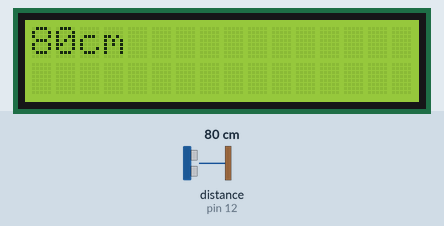
A sketch run on a simulated Arduino Uno, built with avr-gcc and run on an emulated ATmega328P. Shown: 16×2 character LCD. The test bench sets the inputs (shaded band); at power-on: distance to the obstacle (sensor on pin 12) 80 cm. The echo pulse lasts 58.3 µs per cm.

Above: at 2.2 s.
2.3 s: distance to the obstacle (sensor on pin 12) set to 2 cm
At 3.7 s:
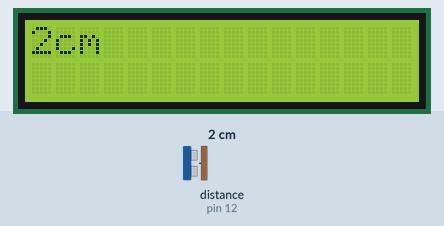
4.6 s: distance to the obstacle (sensor on pin 12) set to 4 cm
At 6.4 s:
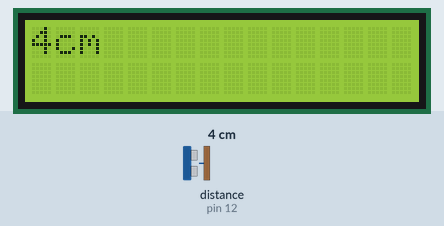
6.7 s: distance to the obstacle (sensor on pin 12) set to 9 cm
At 7.9 s:
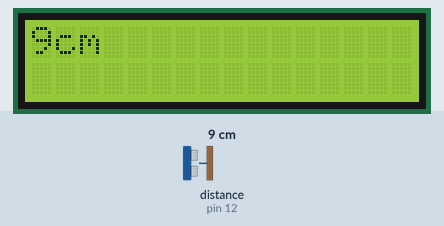
Timing chart, 0 to 9.7 s (numbered marks = the images above; inputs shaded):
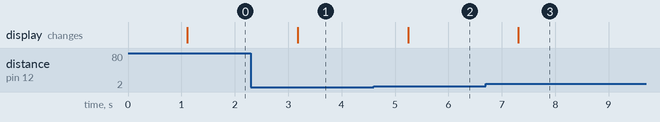

The sketch:

telemeter.ino
```cpp
// vanderlvoff
// 2020.11.22
#include "SR04.h"
#include <LiquidCrystal_I2C.h>

#define TRIG_PIN 12
#define ECHO_PIN 11

SR04 sr04 = SR04(ECHO_PIN,TRIG_PIN);
long a;
LiquidCrystal_I2C lcd(0x3F, 2, 1, 0, 4, 5, 6, 7, 3, POSITIVE);

void setup() {
   Serial.begin(9600);//Initialization of Serial Port

   lcd.begin(16,2);  // initialize the LCD
   lcd.print("Started...");
   delay(1000);
}

void loop() {
   a=sr04.Distance();
   lcd.clear();
   lcd.setCursor(0, 0);
   lcd.print(a);
   lcd.print("cm");
   delay(1000);
}
```

Measured:
- after the input at 2.3 s, the display: changes after 0.88 s (image 1)
- after the input at 4.6 s, the display: changes after 0.65 s (image 2)
- after the input at 6.7 s, the display: changes after 0.61 s (image 3)
